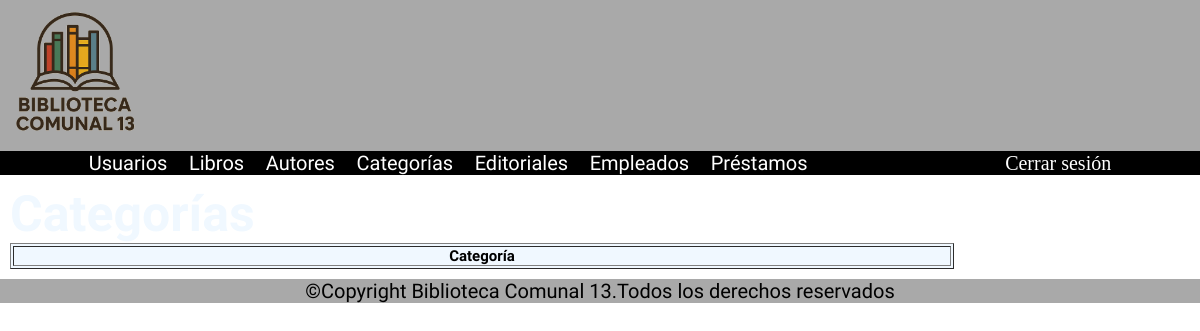
The app's page /categorias/lista/, older data.
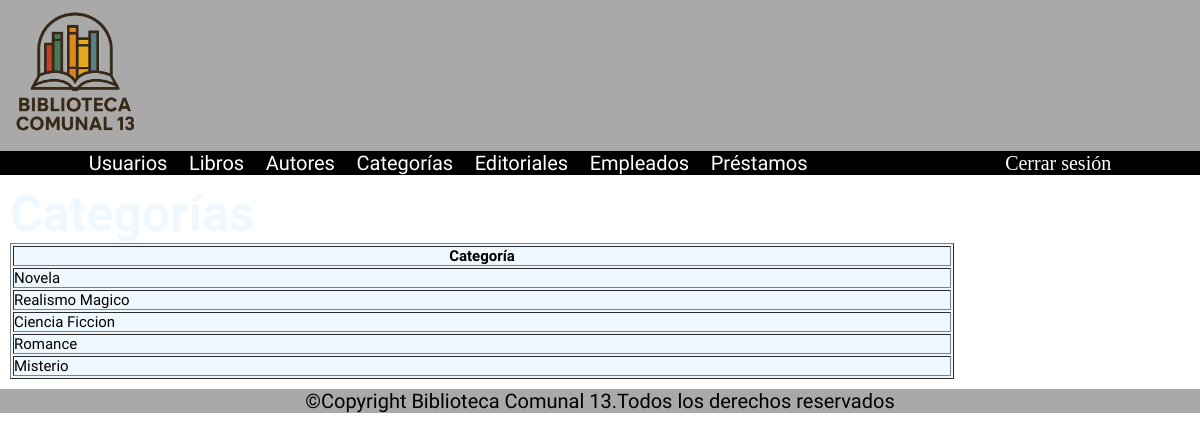
The same page, newer data.
### apps/categorias/models.py (models this page shows, shortened)
class Categoria(models.Model):
    nombre_categoria = models.CharField(max_length=100, null=False, blank=False)

### apps/categorias/views.py (the view)
# urls.py: path('lista/', lista_categorias, name='lista_categorias')
def lista_categorias(request):
    return render(request=request,
                  template_name='categorias.html',
                  context={"categorias":Categoria.objects.all()})

### templates/categorias.html (shortened to what this page needs)
{% load static %}
<!DOCTYPE html>
<html lang="en">
<head>
    <link rel="stylesheet" href="{% static 'css/styles.css' %}">
</head>
<body>
  <header>
    <img src="{% static './multimedia/logo_BC13.png' %}" width="150">
  </header>
  <nav class="nav__flex font__white">
    <ul class="bona-nova-sc-regular">
      <li><a href="{% url 'lista_usuarios' %}">Usuarios</a></li>
      <li><a href="{% url 'lista_libros' %}">Libros</a></li>
      <li><a href="{% url 'lista_autores' %}">Autores</a></li>
      <li><a href="{% url 'lista_categorias' %}">Categorías</a></li>
      <li><a href="{% url 'lista_editoriales' %}">Editoriales</a></li>
      <li><a href="{% url 'lista_empleados' %}">Empleados</a></li>
      <li><a href="{% url 'lista_prestamos' %}">Préstamos</a></li>
    </ul>
    <a href="{% url 'logout' %}">Cerrar sesión</a>
  </nav>
  <main>
    <h1 class="bona-nova-sc-bold font__white">Categorías</h1>
    <table border="1" class="bona-nova-sc-regular">
  <thead>
    <tr>
      <th><strong>Categoría</strong></th>
    </tr>
  </thead>
  <tbody>
    {%for categoria in categorias%}
    <tr>
      <td>{{categoria.nombre_categoria}}</td>
    </tr>
    {% endfor %}
  </tbody>
</table>
  </main>
  <footer>
    <p class="bona-nova-sc-regular align__center">©Copyright Biblioteca Comunal 13.Todos los derechos reservados</p>
  </footer>
</body>
</html>

Row changes from the older to the newer data that the page shows:
added Categoria: nombre_categoria "Novela"
added Categoria: nombre_categoria "Realismo Magico"
added Categoria: nombre_categoria "Ciencia Ficcion"
added Categoria: nombre_categoria "Romance"
added Categoria: nombre_categoria "Misterio"
